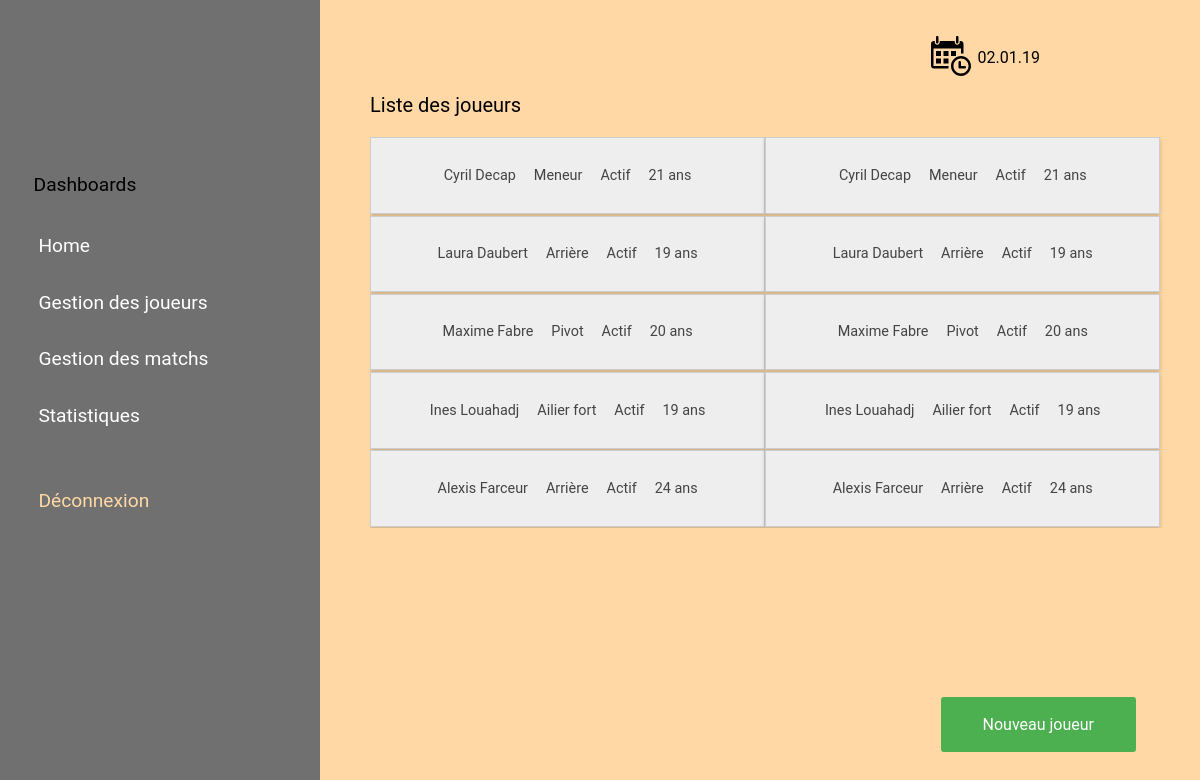
Screenshot of /joueurs.php (signed in) with the database file from the repository.
### tables this page shows
CREATE TABLE `joueur` (
  `numLicence` int(11) NOT NULL,
  `nom` varchar(50) NOT NULL,
  `prenom` varchar(50) NOT NULL,
  `photo` varchar(255) NOT NULL COMMENT 'Chemin de la photo',
  `dateNaissance` date NOT NULL,
  `taille` double DEFAULT NULL,
  `poids` double DEFAULT NULL,
  `postePrefere` tinyint(4) NOT NULL,
  `statut` tinyint(4) NOT NULL,
  `commentaire` varchar(250) DEFAULT NULL
);

### Classes/Joueur.php (the view, shortened to what this page needs)
<?php
class Joueur
{
    public static function selectJoueursActif()
    {
        $linkpdo = connectPDO();
        $reqRecherche = $linkpdo->prepare('select * from Joueur where `statut` = 1');
        $reqRecherche->execute();
        return $reqRecherche;
    }
    public static function assignerStatut($st){
        switch ($st) {
            case 1 :
                $statut = 'Actif';
                break;
        }
        return $statut;
    }
    public static function assignerPoste($p){
        switch ($p){
            case 1 :
                $postePrefere = 'Meneur';
                break;
            case 2:
                $postePrefere = 'Arrière';
                break;
            case 4:
                $postePrefere = 'Ailier fort';
                break;
            case 5:
                $postePrefere = 'Pivot';
                break;
        }
        return $postePrefere;
    }
    public static function affichageAvecModif(){
        echo "<div class=\"affichage-joueurs\">";
        echo "<div class=\"affichage-joueurs-colg\">";
        $joueurs = Joueur::selectJoueursActif();
        $nbjoueurs = $joueurs->rowCount();
        for($i=0; $i < $nbjoueurs/2; $i++) {
            $joueurEnCours = $joueurs->fetch();
            $statut = Joueur::assignerStatut($joueurEnCours['statut']);
            $postePrefere= Joueur::assignerPoste($joueurEnCours['postePrefere']);
            $age = round((time()-strtotime($joueurEnCours['dateNaissance']))/(3600*24*365));
            echo "<div class=\"affichage-joueur\">
                        <button class=\"player-accordion\">
                            <div class=\"player-info\">".$joueurEnCours['prenom'].' '.$joueurEnCours['nom']."</div>
                            <div class=\"player-info\">".$postePrefere."</div>
                            <div class=\"player-info\">".$statut."</div>
                            <div class=\"player-info\">".$age." ans</div>
                        </button>
                        <div class=\"player-panel\">
                            <p class=\"player-pinfo\">".$joueurEnCours['poids'].' kg'."</p>
                            <p class=\"player-pinfo\">".$joueurEnCours['taille'].' m'."</p>
                            <p class=\"player-pinfo\">".$joueurEnCours['commentaire']."</p>
                            <div class=\"player-contentbutton\">
                                <div class=\"player-pinfobutton\">
                                    <a href=\"modif_joueur.php?numLicence=".$joueurEnCours['numLicence']."\" class=\"edit-btn\">
                                        <i class=\"fa fa-edit\"></i>
                                    </a>
                                </div>
                                <div class=\"player-pinfobutton\">
                                    <a href=\"#\" class=\"delete-btn\" onclick=\"valider_suppression(".$joueurEnCours['numLicence'].")\">
                                        <i class=\"fa fa-trash\"></i>
                                    </a>
                                </div>
                            </div>
                        </div>
                    </div>";
        }
        echo '</div>';
        echo "<div class=\"affichage-joueurs-cold\">";
        $joueurs = Joueur::selectJoueursActif();
        $nbjoueurs = $joueurs->rowCount();
        for($i=$nbjoueurs/2; $i < $nbjoueurs; $i++) {
            $joueurEnCours = $joueurs->fetch();
            $statut = Joueur::assignerStatut($joueurEnCours['statut']);
            $postePrefere= Joueur::assignerPoste($joueurEnCours['postePrefere']);
            $age = round((time()-strtotime($joueurEnCours['dateNaissance']))/(3600*24*365));
            echo "<div class=\"affichage-joueur\">
                        <button class=\"player-accordion\">
                            <div class=\"player-info\">".$joueurEnCours['prenom']." ".$joueurEnCours['nom']."</div>
                            <div class=\"player-info\">".$postePrefere."</div>
                            <div class=\"player-info\">".$statut."</div>
                            <div class=\"player-info\">".$age." ans</div>
                        </button>
                        <div class=\"player-panel\">
                            <p class=\"player-pinfo\">".$joueurEnCours['poids'].' kg'."</p>
                            <p class=\"player-pinfo\">".$joueurEnCours['taille'].' m'."</p>
                            <p class=\"player-pinfo\">".$joueurEnCours['commentaire']."</p>
                            <div class=\"player-contentbutton\">
                                <div class=\"player-pinfobutton\">
                                    <a href=\"modif_joueur.php?numLicence=".$joueurEnCours['numLicence']." class=\"edit-btn\"><i class=\"fa fa-edit\"></i></a>
                                </div>
                                <div class=\"player-pinfobutton\">
                                    <a href=\"#\" class=\"delete-btn\" onclick=\"valider_suppression(".$joueurEnCours['numLicence'].")\">
                                        <i class=\"fa fa-trash\"></i>
                                    </a>
                                </div>
                            </div>
                        </div>
                    </div>";
        }
        echo '</div>';
        echo '</div>';
    }
}

### joueurs.php (shortened to what this page needs)
<?php
require('Classes/Joueur.php');
?>
<!DOCTYPE html>
<html>
<head>
	<link rel="stylesheet" type="text/css" href="style.css">
	<link rel="stylesheet" href="https://cdnjs.cloudflare.com/ajax/libs/font-awesome/4.7.0/css/font-awesome.min.css">
</head>
<body>
	<?php
		require('menu.php');
	?>
<div class="content">
	<p class="affichage-titre">Liste des joueurs</p>
    <?php Joueur::affichageAvecModif();?>
     <a href="creation_joueur.php" class="bouton_creation"> Nouveau joueur </a>
</div>
</body>
</html>

### menu.php
<nav>
	<div class=nav>
	<p>Dashboards</p>
	<a href="home.php">Home</a>
	<a href="joueurs.php">Gestion des joueurs</a>
	<a href="matchs.php">Gestion des matchs </a>
	<a href="statistiques.php">Statistiques	</a>
	<a href="deconnexion.php" class="deconnexion">Déconnexion</a>
	</div>
</nav>
<div class="date">
	<img src="icone/calendrier.svg">
	<p class="date-txt"><?php
		 $today = date("d.m.y");
		echo "$today";
	?></p>
</div>

### style.css (style rules this page uses)
body { margin : 0; font-family: 'Roboto', Helvetica; background-color: #FFD8A5; }
nav { height: 100%; width: 20em; position : fixed; z-index: 1; top : 0; left : 0; background-color : #707070; overflow-x: hidden; }
.nav { padding-top: 8em; font-size: 1.2em; }
nav p { color: black; padding-left: 1.75em; display: block; }
nav a { color: white; padding: 1em 0.75em 0.75em 2em; text-decoration: none; display: block; }
.deconnexion { margin-top : 1.5em; color : #FFD8A5; }
.date { position: absolute; top: 2em; right: 10em; }
.date p { float: right; margin-left: 0.4em; margin-bottom: 4em; }
.date img { margin-top: 0.25em; height: 40px; width: 40px; }
a { text-decoration: none; }
.content { margin-left: 350px; padding-left: 20px; }
.affichage-titre { font-size : 20px; margin-top : 11.25%; }
.bouton_creation { font-family: 'Roboto', Helvetica; font-size: 1em; background-color: #4CAF50; border: solid 2px #4CAF50; border-radius: 3px; color: white; padding: 16px 40px; text-decoration: none; cursor: pointer; position : absolute; bottom : 3em; right : 4em; }
.affichage-joueurs { width : 95.7%; overflow: auto; font-family: 'Roboto', Helvetica; }
.affichage-joueurs-colg, .affichage-joueurs-cold { display: inline-block; vertical-align: top; width: 49.75%; margin: auto; }
.player-accordion { font-family: 'Roboto', Helvetica; font-size: 0.9em; text-align: center; background-color: #eee; color: #444; cursor: pointer; padding: 2em 0.5em; width: 100%; border: 1px solid #CDCDCD; outline: none; transition: 0.4s; }
.affichage-joueur { margin-bottom: 0.1em; box-shadow: 0px 2px 4px 0px rgba(0,0,0,0.2); }
.player-info { display: inline; padding: 0.5em; }

### rows the page displays
joueur: prenom "Cyril", nom "Decap", postePrefere "Meneur", statut "Actif", dateNaissance "21"
joueur: prenom "Laura", nom "Daubert", postePrefere "Arrière", statut "Actif", dateNaissance "19"
joueur: prenom "Maxime", nom "Fabre", postePrefere "Pivot", statut "Actif", dateNaissance "20"
joueur: prenom "Ines", nom "Louahadj", postePrefere "Ailier fort", statut "Actif", dateNaissance "19"
joueur: prenom "Alexis", nom "Farceur", postePrefere "Arrière", statut "Actif", dateNaissance "24"
